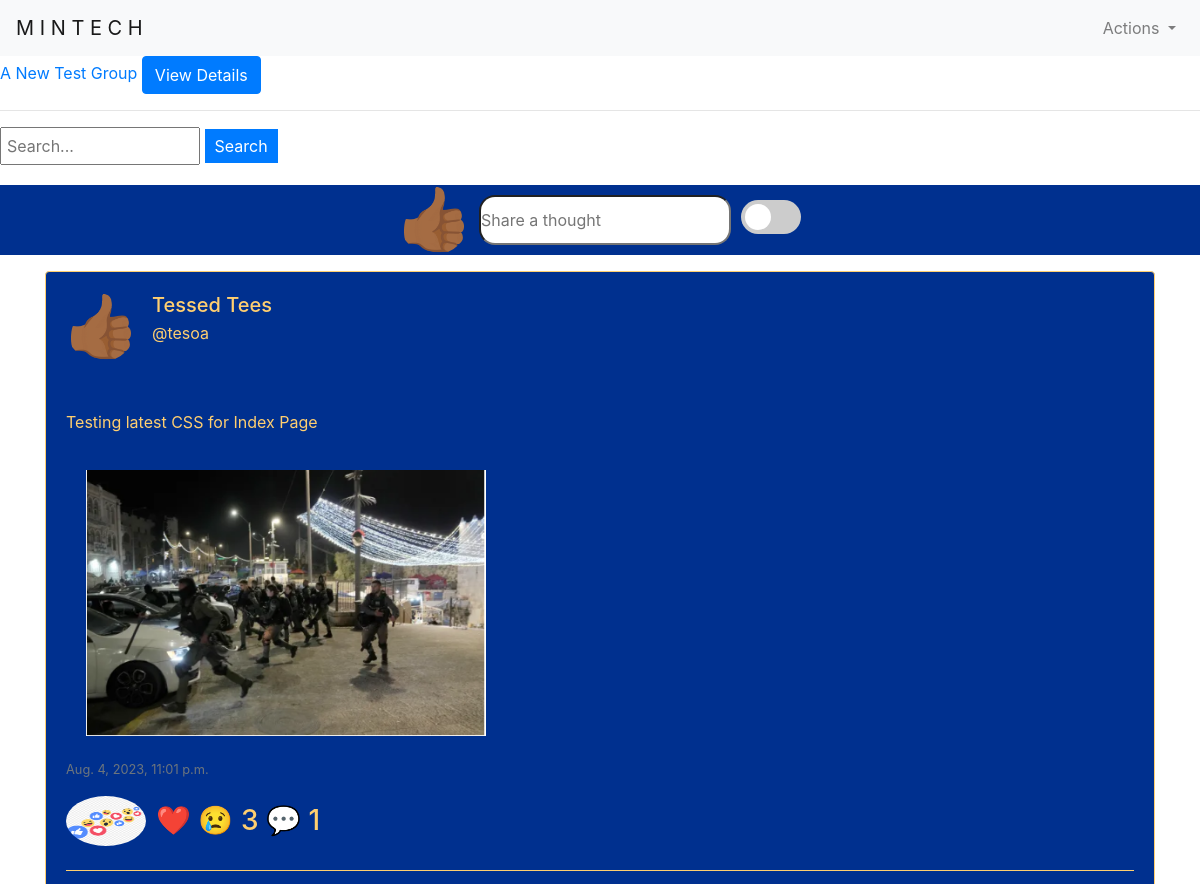
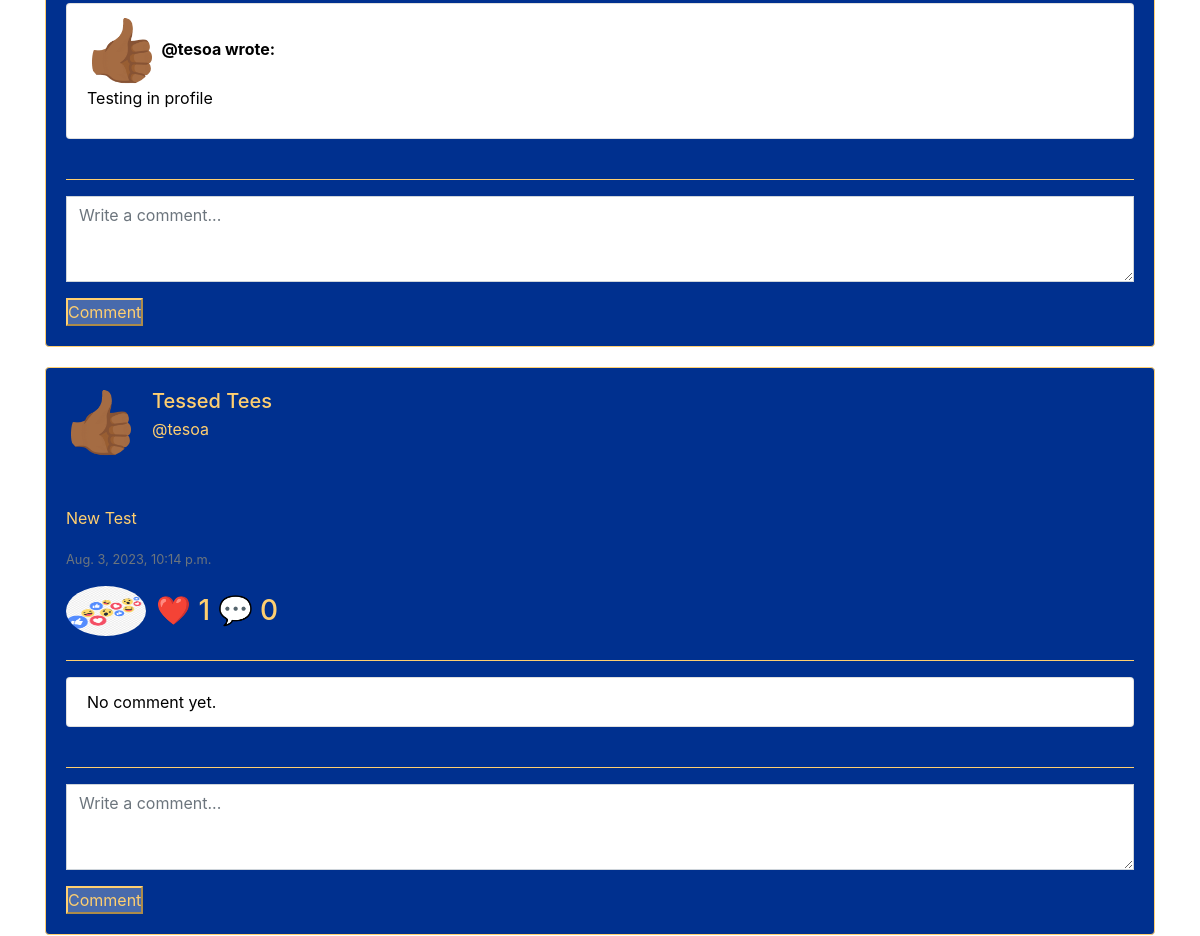
Page / (signed in, upper part) on the earlier database version (2 pictures, top to bottom).
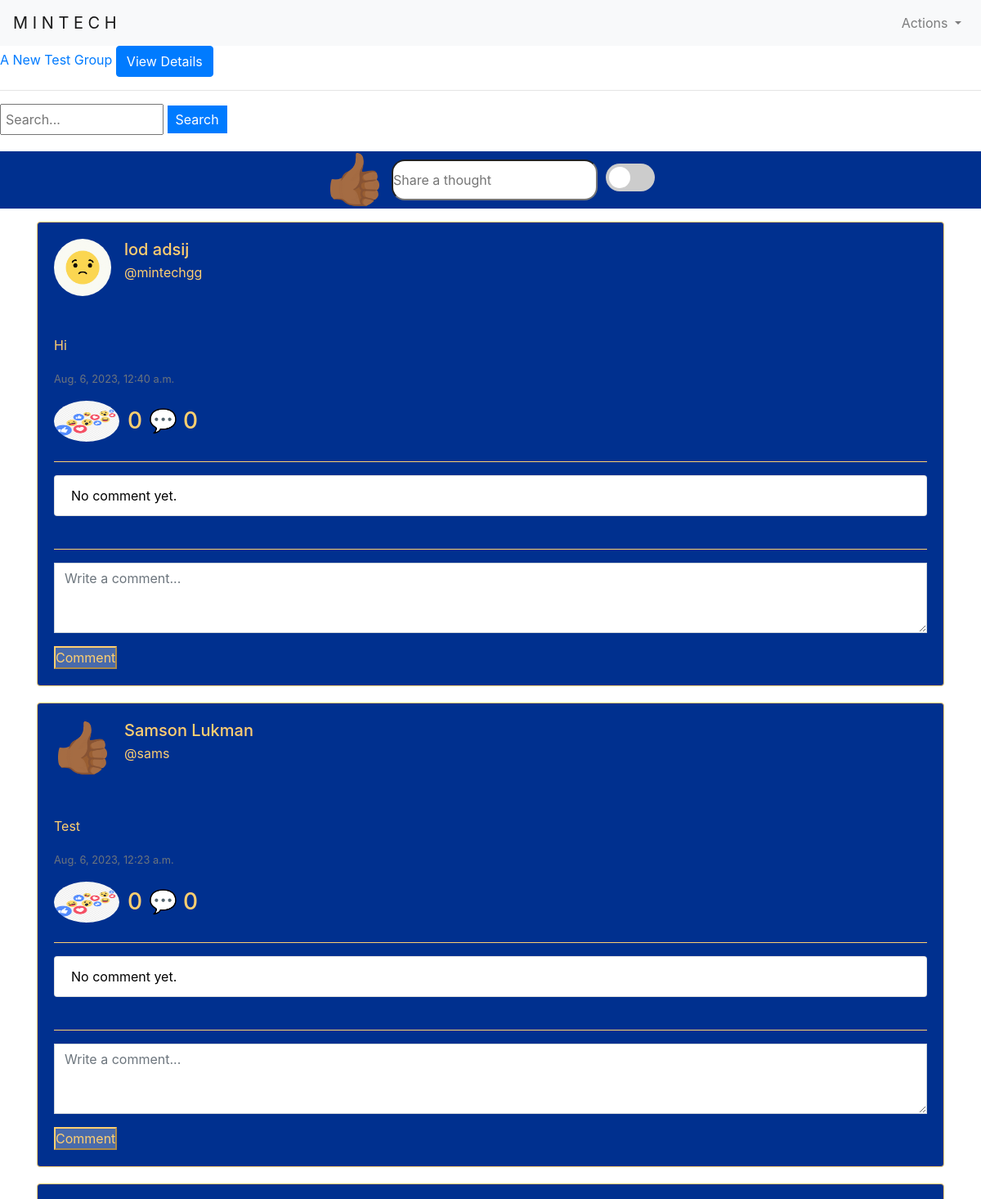
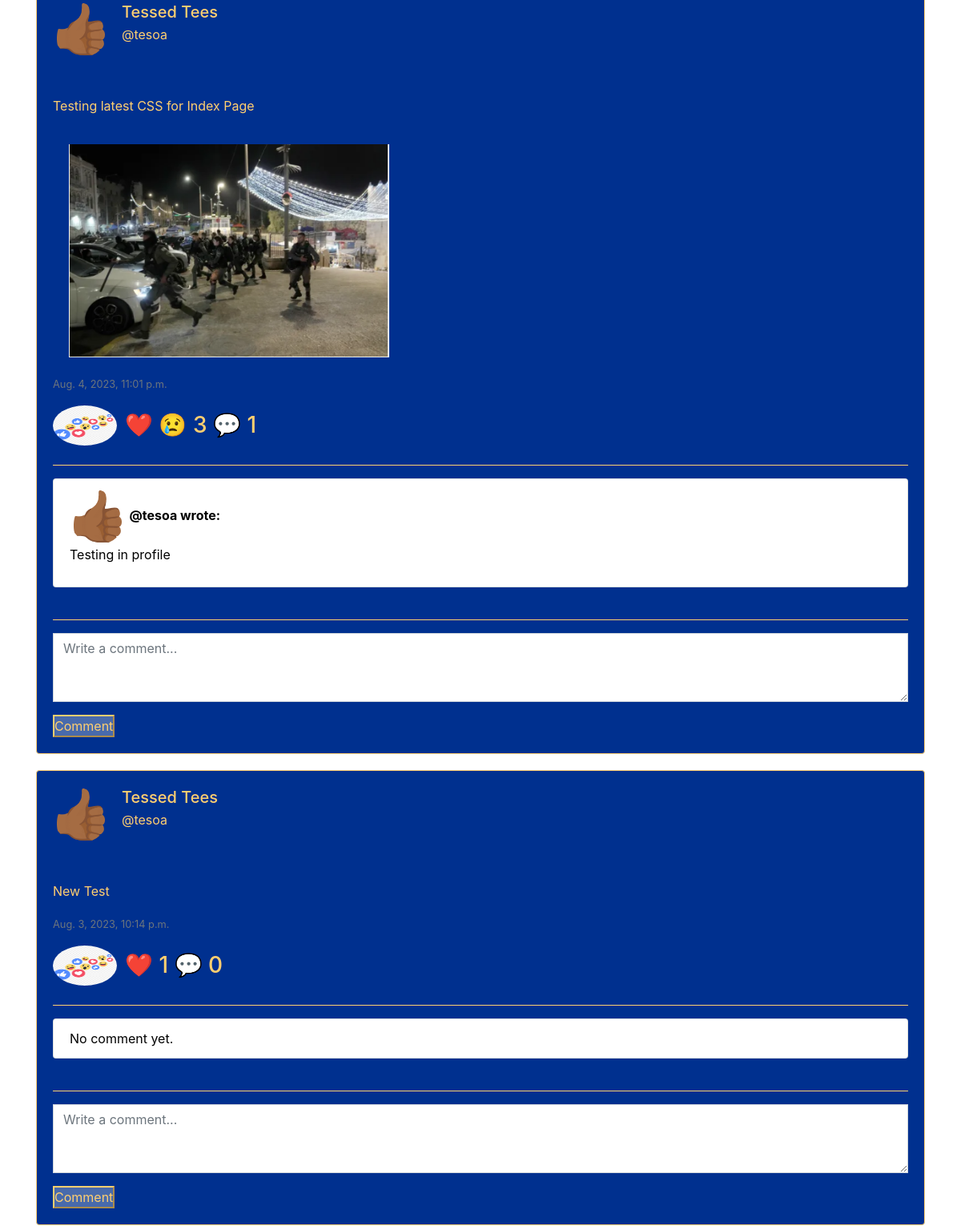
Same page on the later database version (2 pictures, top to bottom).
### minsocial/models.py (models this page shows, shortened)
class Group(models.Model):
    name = models.CharField(max_length=100)  # Default value for 'name'
    description = models.TextField(blank=True, null=True,)  # Default value for 'description'
    creator = models.ForeignKey(User, on_delete=models.CASCADE)
    members = models.ManyToManyField(User, related_name='group_members')

class Post(models.Model):
    user = models.ForeignKey(User, on_delete=models.CASCADE, blank=True, null=True, related_name="post_user")
    postContent = models.TextField(blank=True)
    timestamp = models.DateTimeField(auto_now_add=True)
    post_image = models.ImageField(upload_to='post_image/', null=True, blank=True)

class User(AbstractUser):
    profile_pics = models.ImageField(upload_to='profile_pics/', null=True, blank=True)
    phone_number = models.CharField(max_length=20, null=True, blank=True)
    about = models.TextField(null=True, blank=True)

class Comment(models.Model):
    author = models.ForeignKey(User, on_delete=models.CASCADE, blank=True, null=True, related_name="userComment")
    post = models.ForeignKey(Post, on_delete=models.CASCADE, blank=True, null=True, related_name="postComment")
    message = models.CharField(max_length=10000)

### minsocial/views.py (the view)
# urls.py: path("", views.index, name="index"),
def index(request):
    if not request.user.is_authenticated:
        return render(request, "network/login.html")
    post = Post.objects.all().order_by("id").reverse().select_related("user")
    paginator = Paginator(post, 10) # Show 10 contacts per page.
    page_number = request.GET.get('page')
    page_post = paginator.get_page(page_number)
    user = request.user
    suggested_groups = Group.objects.all()
    groups = Group.objects.filter(members=user)
    is_member = groups.exists()  # Check if the user is a member of at least one group
    is_not_member = not is_member  # Check if the user is not a member of any group
    profile_pics = user.profile_pics
    comments = Comment.objects.filter(post__in=page_post)
    return render(request, "network/index.html", {
        "is_member": is_member,
        "is_not_member": is_not_member,
        "post": post,
        "suggested_groups": suggested_groups,
        "page_post": page_post,
        "groups": groups,
        "profile_pics": profile_pics,
        "comments": comments,
        "user": user,
    })

### minsocial/templatetags/my_filters.py (called while the page is built)
@register.filter
def split_paragraphs(value):
    return value.split('\n')

### minsocial/templates/network/index.html (shortened to what this page needs)
{% extends "network/layout.html" %}
{% load custom_tags %}
{% load my_filters %}
{% load static %}
{% block body %}
{% if is_member %}
<ul>
  {% for group in groups %}
    <li>
      <a href="{% url 'group_detail' group_id=group.id %}">{{ group.name }}</a>
      <a href="{% url 'group_detail' group_id=group.id %}" class="btn btn-primary">View Details</a>
    </li>
  {% endfor %}
</ul>
<hr>
{% endif %}
<div class="index-container center-content">
  <form action="{% url 'search' %}" method="get" class="search-form">
    <input type="text" name="q" placeholder="Search..." />
    <button type="submit">Search</button>
</form>
  {% if user.is_authenticated %}
    <div class="input-group mb-3" id="create-post-field-container">
      {% if user.profile_pics %}
        <a href="{% url 'profile' user_id=user.id %}">
          <img src="{{ user.profile_pics.url }}" class="rounded-circle" width="70" height="70">
        </a>
      {% else %}
        <a href="{% url 'profile' user_id=user.id %}">
          <img src="/media/post_image/hand.gif" class="rounded-circle" width="70" height="70">
        </a>
      {% endif %}
      <input style="margin-top: 10px; height: 50px; border-radius: 1rem;" type="text" id="create-post-field" placeholder="Share a thought" onclick="openModal()">
      <label style="margin-top: 15px;" class="switch">
        <span class="slider round" id="toggleButton" onclick="toggleBackgroundColor()"></span>
      </label>
    </div>
  {% endif %}
  {% for posts in page_post %}
    <section>
      <div class="container">
        <div class="card">
          <div class="card-body">
            <div class="d-flex align-items-center">
              {% if posts.user.profile_pics %}
                <a href="{% url 'profile' user_id=posts.user.id %}">
                  <img src="{{ posts.user.profile_pics.url }}" class="rounded-circle" width="70" height="70">
                </a>
              {% else %}
                <a href="{% url 'profile' user_id=posts.user.id %}">
                  <img src="/media/post_image/hand.gif" class="rounded-circle" width="70" height="70">
                </a>
              {% endif %}
              <div class="ml-3">
                <h5 class="card-title mb-1">
                  <a class="card-title" style="text-decoration: none;" href="{% url 'profile' user_id=posts.user.id %}">{{posts.user.first_name}} {{posts.user.last_name}}</a>
                </h5>
                <p class="mb-0">
                  <p>@{{posts.user.username}}</p>
                </p>
              </div>
            </div>
            <br>
            <br>
            <div class="card-text" id="content_{{ posts.id }}">
              {% for paragraph in posts.postContent|split_paragraphs %}
                {% if forloop.counter <= 10 %}
                  <p>{{ paragraph|urlize }}</p>
                {% endif %}
              {% endfor %}
              {% if posts.post_image %}
              <div class="card-body">
                <div class="image-container">
                  <img src="{{ posts.post_image.url }}" class="img-fluid desktop-image" alt="Post Image">
                </div>
              </div>
              {% endif %}
          </div>
          <p class="card-text"><small class="text-muted">{{ posts.timestamp }}</small></p>
          {% include 'network/likes.html' %}
          <hr style="border-color: #FFCF70;">
          {% include 'network/comments.html' %}
        </div>
      </div>
    </div>
    </section>
  {% endfor %}
</div>
{% endblock %}

### minsocial/templates/network/layout.html (shortened to what this page needs)
{% load static %}
<!DOCTYPE html>
<html lang="en">
<head>
    <link rel="stylesheet" href="https://stackpath.bootstrapcdn.com/bootstrap/4.4.1/css/bootstrap.min.css"
>
    <link href="{% static 'network/styles.css' %}" rel="stylesheet">
    <link rel="stylesheet" href="https://cdnjs.cloudflare.com/ajax/libs/font-awesome/4.7.0/css/font-awesome.min.css">
</head>
<body>
    <nav class="navbar navbar-expand-lg navbar-light bg-light">
        <a class="navbar-brand" href="{% url 'index' %}">M I N T E C H</a>
        <div class="collapse navbar-collapse" id="navbarNav">
            <ul class="navbar-nav ml-auto">
                <li class="nav-item dropdown">
                    <a class="nav-link dropdown-toggle" href="#" id="navbarDropdown" role="button"
                        data-toggle="dropdown" aria-haspopup="true" aria-expanded="false">
                        Actions
                    </a>
                </li>
            </ul>
        </div>
    </nav>
    <div class="body">
        {% block body %}{% endblock %}
    </div>
</body>
</html>

### minsocial/templates/network/likes.html (shortened to what this page needs)
{% load custom_tags %}
{% load my_filters %}
{% load static %}
<div class="horizontal-container">
  <div class="">
    <h3 class="like-btn" data-post-id="{{ posts.id }}">
      <img src="/media/post_image/react.png" class="rounded-circle" alt="Shock" width="80" height="50">
    </h3>
  </div>
  {% with total_count=posts.postLove.count|add:posts.postHaha.count|add:posts.postSad.count|add:posts.postShock.count|add:posts.post_like.count %}
  <h3 onclick="opensModal('{{ posts.id }}')">
    {% if posts.postLove.count > 0 %}
      ❤️
    {% endif %}
    {% if posts.postSad.count > 0 %}
      😢
    {% endif %}
    <span style="color: #FFCF70;">{{ total_count }}</span> 💬 {{ posts.postComment.count }}
  </h3>
{% endwith %}
</div>

### minsocial/templates/network/comments.html (shortened to what this page needs)
{% load custom_tags %}
{% load my_filters %}
{% load static %}
<ul class="list-group">
    {% for comment in posts.postComment.all|slice:":3" %}
      <li class="list-group-item">
        {% if comment.author.profile_pics %}
        <a href="{% url 'profile' user_id=comment.author.id %}">
          <img src="{{ comment.author.profile_pics.url }}" class="rounded-circle" width="70" height="70">
        </a>
        {% else %}
        <a href="{% url 'profile' user_id=comment.author.id %}">
          <img src="/media/post_image/hand.gif" class="rounded-circle" width="70" height="70">
        </a>
        {% endif %}
        <strong><a href="{% url 'profile' user_id=comment.author.id %}"><span style="color: black;">@{{ comment.author.username }}</span></a> <span style="color: black;"> wrote:</span></strong>
        <div class="card-text" id="content_{{ comment.id }}">
          {% for paragraph in comment.message|split_paragraphs|slice:":8" %}
            <p style="color: black;">{{ paragraph|urlize }}</p>
          {% endfor %}
        </div>
      </li>
    {% empty %}
      <li class="list-group-item" style="color: black;">No comment yet.</li>
    {% endfor %}
  </ul>
  <br>
  <hr style="border-color: #FFCF70;">
        {% if user.is_authenticated %}
        <form action="{% url 'addComment' post_id=posts.id %}" method="POST">
          <div class="form-group">
            <span class="comment-field">
            <textarea type="text" id="new-comment" name="newComment" class="form-control rounded-0 shadow-none" rows="3" placeholder="Write a comment..."></textarea>
          </span>
          </div>
            <span class="btn-comment">
            <button class="submit-button" type="submit" id="comment-btn">
              Comment
            </button>
          </span>
        </form>
        {% endif %}

### minsocial/static/network/styles.css (style rules this page uses)
body { background-color: white; color: black; }
.search-form { margin-bottom: 20px; }
.search-form input[type="text"] { padding: 5px; width: 200px; }
.search-form button { padding: 5px 10px; background-color: #007bff; color: white; border: none; cursor: pointer; }
* { margin: 0; padding: 0; box-sizing: border-box; }
.card { background-color: #00308F; color: #FFCF70; border-color: #FFCF70;; }
.switch { position: relative; display: inline-block; width: 60px; height: 34px; }
.slider { position: absolute; cursor: pointer; top: 0; left: 0; right: 0; bottom: 0; background-color: #ccc; -webkit-transition: .4s; transition: .4s; }
.slider:before { position: absolute; content: ""; height: 26px; width: 26px; left: 4px; bottom: 4px; background-color: white; -webkit-transition: .4s; transition: .4s; }
.slider.round { border-radius: 34px; }
.slider.round:before { border-radius: 50%; }
.index-container { background-color: white; color: black; min-height: 100vh; }
@media screen and (min-width: 769px) { .index-container { margin: 0 ; } }
.card-body { color: #FFCF70; }
.submit-button { color: #FFCF70; border-color: #FFCF70;; }
.card-title { color: #FFCF70; }
.image-container { max-width: 100%; max-height: 100%; overflow: hidden; }
.desktop-image { width: 100%; height: auto; max-width: 400px; max-height: 400px; object-fit: contain; }
.input-group { background-color: #00308F; display: flex; justify-content: center; gap: 10px; }
.container { margin-bottom: 20px }
.horizontal-container { display: flex; align-items: center; gap: 10px; }

Differences in the rows shown:
added Post: user.profile_pics (picture), user.first_name "lod", user.last_name "adsij", user.username "mintechgg", postContent "Hi", timestamp "Aug. 6, 2023, 12:40 a.m.", postLove "0", postComment.count "0"
added Post: user.first_name "Samson", user.last_name "Lukman", user.username "sams", postContent "Test", timestamp "Aug. 6, 2023, 12:23 a.m.", postLove "0", postComment.count "0"
